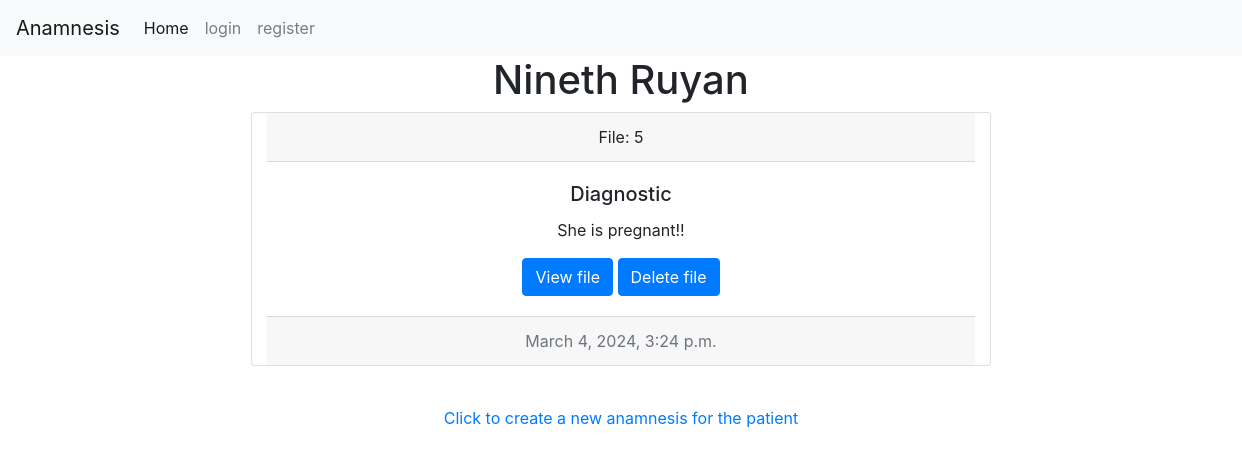
The app's page /file/14, older data.
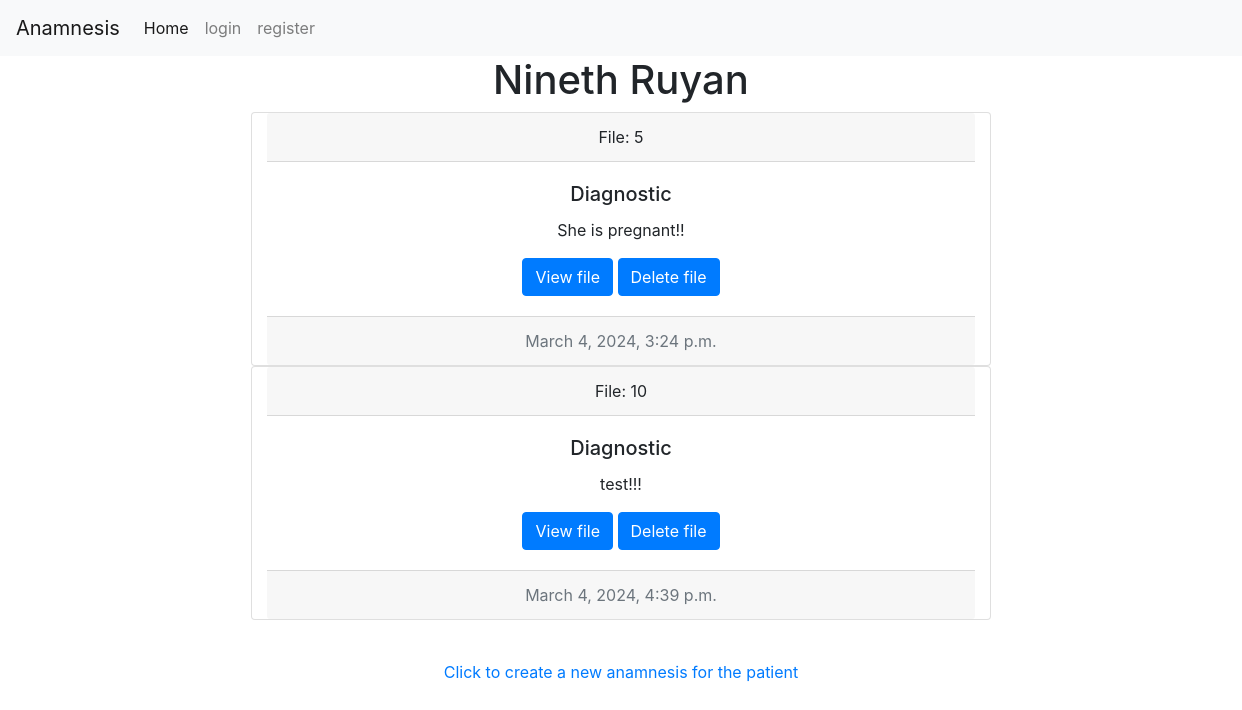
The same page, newer data.
### anamnesis/models.py (models this page shows)
class Patienthistory(models.Model):
    patient = models.ForeignKey(Patient, on_delete=models.CASCADE, blank=True, null=True, related_name="patient_history")
    date = models.DateTimeField() #date the file was created
    diagnostic =models.CharField(max_length=500, blank=True, null=True)
    history =models.CharField(max_length=500, blank=True, null=True) # Explanation of the symptoms
    prescription = models.CharField(max_length=500, blank=True, null=True)
    visit = models.CharField(max_length=30, blank=True, null=True) # Reason the patient is visiting
    nextappointment = models.DateTimeField(null=True, blank=True)

### anamnesis/views.py (the view, shortened to what this page needs)
# urls.py: path("file/<int:patient_id>", views.file, name="file"), #pull a patien file
def file(request, patient_id):
    if request.method == "GET":
        patient = Patient.objects.get(pk=patient_id)
        files = Patienthistory.objects.filter(patient_id=patient_id)
        paginator = Paginator(files, 10) #show 2 posts per page
        page_number = request.GET.get('page')
        page_obj = paginator.get_page(page_number)
        return render(request, "anamnesis/patientFile.html", {
            "patient": patient,
            "files": page_obj,
        })

### anamnesis/templates/anamnesis/patientFile.html (shortened to what this page needs)
{% extends "anamnesis/layout.html" %}
{% load static %}
{% block body %}
<div class="container">
    <div>
        <h1 style="text-align: center;">{{patient.name}} {{patient.lastname}}</h1>
    </div>
{% for file in files %}
    <div class="card col-sm-8 container text-center">
        <div class="card-header">
            File: {{file.id}}
        </div>
        <div class="card-body">
            <h5 class="card-title">Diagnostic</h5>
            <p class="card-text">{{file.diagnostic}}</p>
            <a href="{% url 'fileview' file_id=file.id%}" class="btn btn-primary">View file</a>
            <a href="{% url 'deletefile' file_id=file.id patient_id=patient.id %}" class="btn btn-primary">Delete file</a>
        </div>
        <div class="card-footer text-muted">
        {{file.date}}
        </div>
    </div>
{% endfor %}
    <div>
        <nav aria-label="Page navigation example">
        </nav>
    </div>
    <div class="mt-4 d-flex flex-md-row justify-content-center" id="clickallpatients">
        <a href="{% url 'history' patient_id=patient.id %}" id="">Click to create a new anamnesis for the patient</a>
    </div>
</div>
{% endblock %}

Row changes from the older to the newer data that the page shows:
added Patienthistory: id "10", diagnostic "test!!!", date "March 4, 2024, 4:39 p.m."
